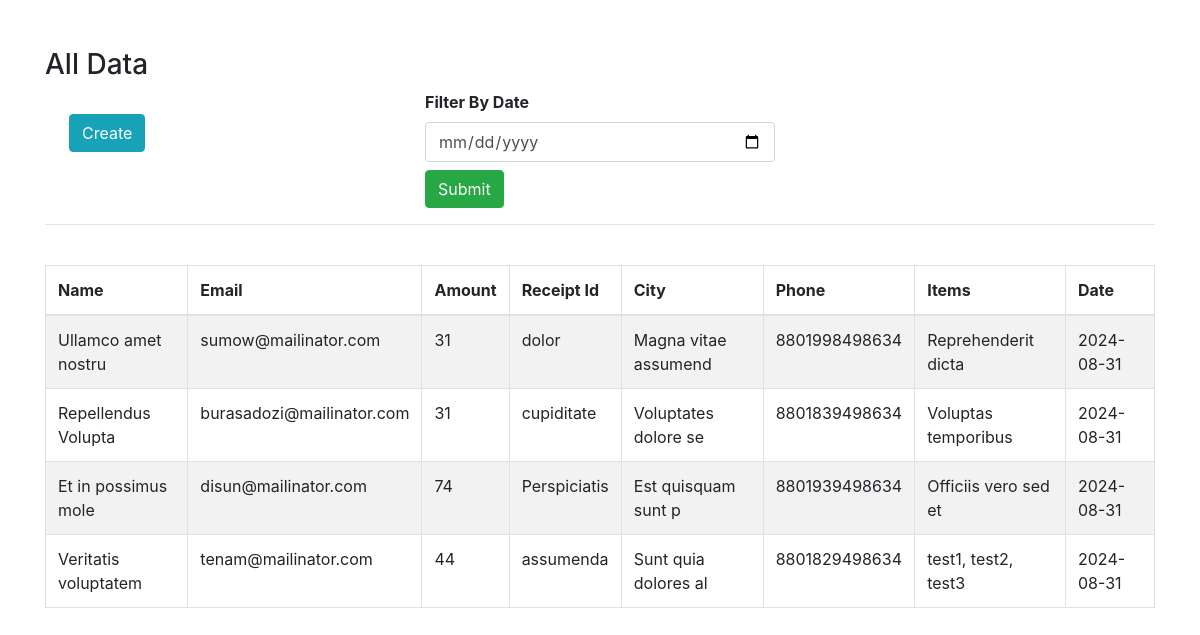
The app's page /, older data.
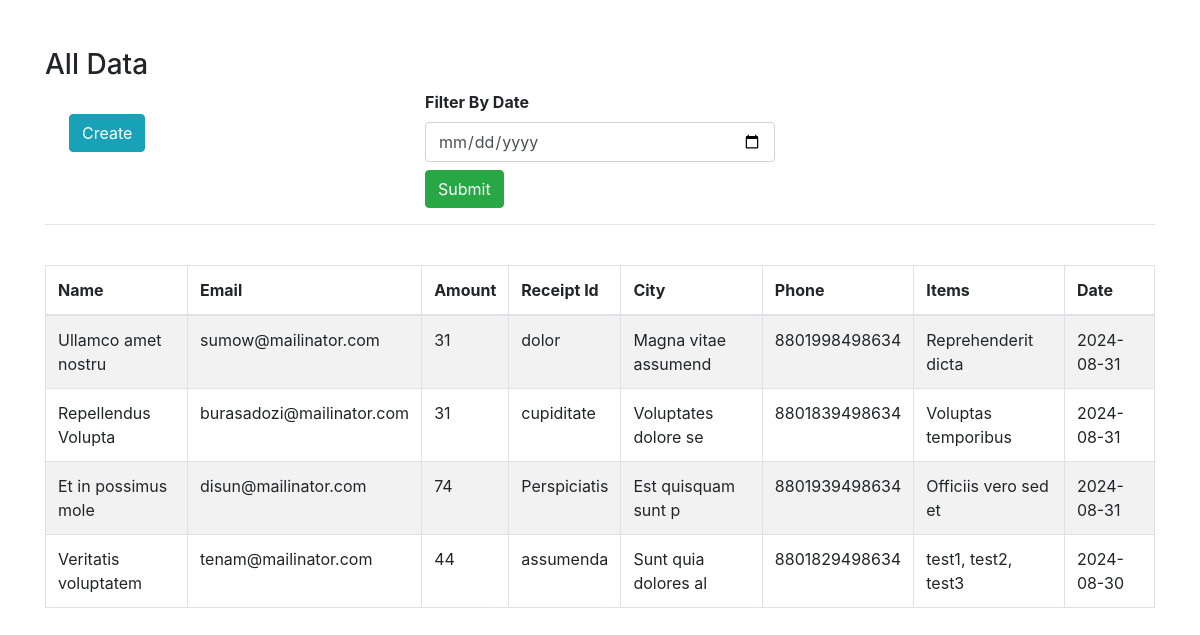
The same page, newer data.
### tables this page shows
CREATE TABLE `orders` (
  `id` bigint NOT NULL,
  `amount` int NOT NULL,
  `buyer` varchar(255) NOT NULL,
  `receipt_id` varchar(20) NOT NULL,
  `items` varchar(255) NOT NULL,
  `buyer_email` varchar(50) NOT NULL,
  `buyer_ip` varchar(20) NOT NULL,
  `note` text NOT NULL,
  `city` varchar(20) NOT NULL,
  `phone` varchar(20) NOT NULL,
  `hash_key` varchar(255) NOT NULL,
  `entry_at` date NOT NULL,
  `entry_by` int NOT NULL
);

### src/Controller.php (called while the page is built, shortened)
<?php
class Controller
{
    protected function render($view, $data = [])
    {
        extract($data);
        include "Views/$view.php";
    }
}

### src/Controllers/HomeController.php (called while the page is built, shortened)
<?php
class HomeController extends Controller
{
    public $orderModel;
    public function __construct()
    {
        $this->orderModel = new Order();
    }
    public function index()
    {
        $orderData = $this->orderModel->getAll();
        $this->render('index', ['orderData' => $orderData]);
    }
}

### src/Routes/index.php (called while the page is built, shortened)
<?php
$router = new Router();
$router->get('/', HomeController::class, 'index');
$router->get('/create', HomeController::class, 'create');
$router->post('/store', HomeController::class, 'store');
$router->get('/filter-by-date', HomeController::class, 'filterByDate');
$router->dispatch();

### public/index.php (called while the page is built, shortened)
<?php
$router = require '../src/Routes/index.php';

### src/Database/DatabaseManager.php (called while the page is built, shortened)
<?php
$filepath = realpath(dirname(__FILE__));
class DatabaseManager
{
    public $host   = DB_HOST;
    public $user   = DB_USER;
    public $pass   = DB_PASS;
    public $dbname = DB_NAME;
    public $link;
    private function connectDB()
    {
        $this->link = new mysqli($this->host, $this->user, $this->pass, $this->dbname);
    }
    public function select($query)
    {
        $result = $this->link->query($query);
        if ($result->num_rows > 0) {
            $data = [];
            while ($row = $result->fetch_assoc()) {
                $data[] = $row;
            }
            return $data;
        } else {
            return false;
        }
    }
}

### src/Models/Model.php (called while the page is built, shortened)
<?php
abstract class Model
{
    protected $table;
    protected $db;
    public function __construct()
    {
        $this->db = new DatabaseManager();
    }
    public function getAll()
    {
        $query = "SELECT * FROM $this->table ORDER BY id DESC";
        $result = $this->db->select($query);
        return $result;
    }
}

### src/Views/index.php (the view, shortened to what this page needs)
<!doctype html>
<html lang="en">
<head>
    <link rel="stylesheet" href="https://cdn.jsdelivr.net/npm/bootstrap@4.0.0/dist/css/bootstrap.min.css">
    <link rel="stylesheet" href="https://cdnjs.cloudflare.com/ajax/libs/font-awesome/4.7.0/css/font-awesome.min.css">
    <link rel="stylesheet" href="https://cdn.datatables.net/2.1.5/css/dataTables.bootstrap4.css">
</head>
<body>
    <div class="container mt-5">
        <h3>All Data</h3>
        <div class="row">
            <div class="col-md-4">
                <a href="/create" class="btn btn-info m-4 text-white">Create</a>
            </div>
            <div class="col-md-4">
                <form action="/filter-by-date" method="get" id="submitForm">
                    <label for=""><b>Filter By Date</b></label>
                    <input id="date" type="date" name="date" class="form-control">
                    <button class="mt-2 btn btn-success">Submit</button>
                </form>
            </div>
            <div class="col-md-4"></div>
        </div>
        <hr>
        <table id="example" class="table table-striped table-bordered" style="width:100%">
            <thead>
                <tr>
                    <th>Name</th>
                    <th>Email</th>
                    <th>Amount</th>
                    <th>Receipt Id</th>
                    <th>City</th>
                    <th>Phone</th>
                    <th>Items</th>
                    <th>Date</th>
                </tr>
            </thead>
            <tbody>
                <?php
                if ($orderData) {
                    foreach ($orderData as $value) {
                ?>
                    <tr>
                        <td><?php echo $value['buyer']; ?></td>
                        <td><?php echo $value['buyer_email']; ?></td>
                        <td><?php echo $value['amount']; ?></td>
                        <td><?php echo $value['receipt_id']; ?></td>
                        <td><?php echo $value['city']; ?></td>
                        <td><?php echo $value['phone']; ?></td>
                        <td><?php echo $value['items']; ?></td>
                        <td><?php echo $value['entry_at']; ?></td>
                    </tr>
                <?php
                    }
                }
                ?>
            </tbody>
        </table>
</div>
</body>
</html>

### src/Router.php (shortened to what this page needs)
<?php
class Router
{
    protected $routes = [];
    private function addRoute($route, $controller, $action, $method)
    {
        $this->routes[$method][$route] = ['controller' => $controller, 'action' => $action];
    }
    public function dispatch()
    {
        $uri = strtok($_SERVER['REQUEST_URI'], '?');
        $method =  $_SERVER['REQUEST_METHOD'];
        if (array_key_exists($uri, $this->routes[$method])) {
            $action = $this->routes[$method][$uri]['action'];
            $controller = new $controller();
            $controller->$action();
        } else {
            throw new \Exception("No route found for URI: $uri");
        }
    }
}

Row changes from the older to the newer data that the page shows:
changed orders "Veritatis voluptatem": entry_at "2024-08-31" → "2024-08-30"
